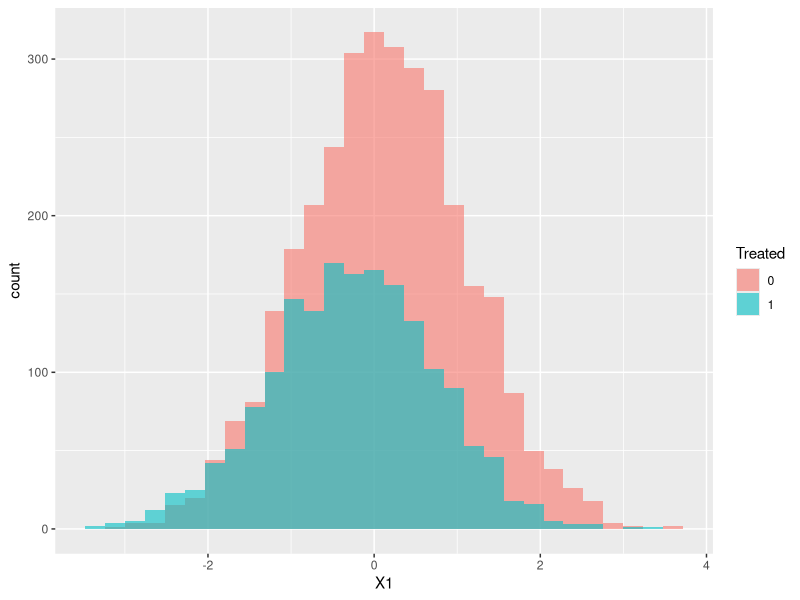
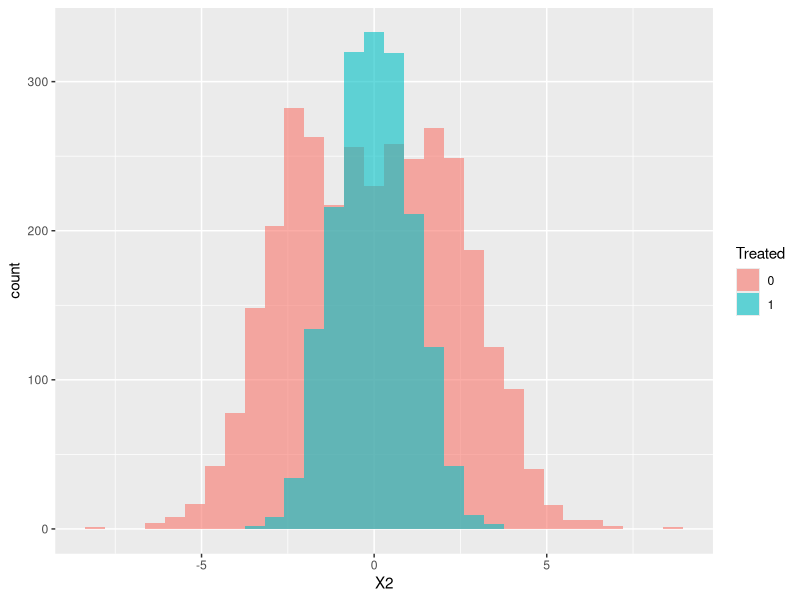

The R script that drew these images, in order:
# Matching Estimators
# Author: Joe Ornstein (jornstein@uga.edu)
# Date: November 14, 2020
# Version: 1.0

library(tidyverse)
set.seed(42)

# What if the data-generating process is nonlinear? Do linear models produce good estimates?

# sample size
n <- 5000

# the true causal effect; this is what we want to estimate!
beta <- 4

# X1 is distributed normally
X1 <- rnorm(n,0,1)

# X2 is distributed normally
X2 <- rnorm(n,0,2)

# Tr (the treatment) is caused by X1 and X2 in a weird nonlinear fashion
Tr <- if_else(X1 + X2^2 - rnorm(n,0,4) < 1, 1, 0)
# (more likely to be in the treatment group if X1 and X2 are both close to zero)

# Y is caused by Tr, X1, and X2 in a weird nonlinear fashion plus some noise
Y <- beta*Tr - 2*X1^3 + 3*X2^2 + rnorm(n,0,2)

data <- tibble(Y,Tr,X1,X2)


'****************************************************************************
  EXERCISE: Conduct a difference-in-means test. Is the Y value for the 
  treatment group larger than the Y value for the control group?
******************************************************************************'

lm1 <- lm(Y~Tr,data=data)
summary(lm1)

t.test(Y~Tr, data = data)

# The problem with just taking the raw difference in means: the covariates are imbalanced
ggplot(data = data) +
  geom_histogram(aes(x=X1,fill=factor(Tr)), 
                 alpha = 0.6, position = 'identity') +
  labs(fill = 'Treated')

ggplot(data = data) +
  geom_histogram(aes(x=X2,fill=factor(Tr)), 
                 alpha = 0.6, position = 'identity') +
  labs(fill = 'Treated')


'****************************************************************************
  EXERCISE: Condition on X1 and X2 using a linear model. Does that solve
  the problem?
******************************************************************************'

lm2 <- lm(Y~Tr+X1+X2,data=data)
summary(lm2) # but oh no, conditioning with lm() makes it worse!

## What in the holy heckfire do we do?
## Answer: condition on the confounders, but not with a linear model

## Matching Estimators: find a (possibly weighted) control group where the pretreatment covariates are 
## 'balanced' across groups (don't significantly differ). Then compare means as usual!

# library(ebal)
# X <- cbind(X1,X2)
# eb.out <- ebalance(Treatment=Tr,
#                    X=X)
# 
# apply(X[Tr==1,],2,mean)
# apply(X[Tr==0,],2,weighted.mean,w=eb.out$w)
# apply(X[Tr==0,],2,mean)
# 
# mean(Y[Tr==1])
# weighted.mean(Y[Tr==0], eb.out$w)


library(Matching)
m <- Match(Y = Y, Tr = Tr, X = cbind(X1,X2))
# summary(m)
#MatchBalance(Tr ~ X1 + X2, match.out = m)

matched_control_group <- data[m$index.control,]
treatment_group <- data[m$index.treated,]

# t.test(treatment_group$X1, matched_control_group$X1)
# t.test(treatment_group$X2, matched_control_group$X2)
# t.test(treatment_group$Y, matched_control_group$Y)

summary(m)

# notes: when does this work?
# only if you assume "selection on observables" (aka; believe the DAG)
# and you have enough overlap on those covariates to find matches for everyone in the treatment group.
